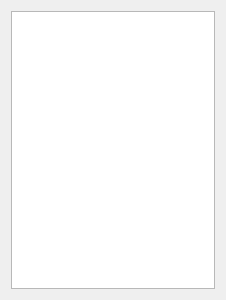
<?xml version="1.0" encoding="UTF-8"?>
<ui version="4.0">
 <class>PlayList</class>
 <widget class="QWidget" name="PlayList">
  <property name="geometry">
   <rect>
    <x>0</x>
    <y>0</y>
    <width>226</width>
    <height>300</height>
   </rect>
  </property>
  <property name="minimumSize">
   <size>
    <width>200</width>
    <height>200</height>
   </size>
  </property>
  <property name="windowTitle">
   <string>Form</string>
  </property>
  <layout class="QHBoxLayout" name="horizontalLayout">
   <item>
    <widget class="QListWidget" name="listWidget">
     <property name="minimumSize">
      <size>
       <width>0</width>
       <height>0</height>
      </size>
     </property>
     <property name="maximumSize">
      <size>
       <width>16777215</width>
       <height>16777215</height>
      </size>
     </property>
    </widget>
   </item>
  </layout>
 </widget>
 <resources/>
 <connections/>
</ui>
